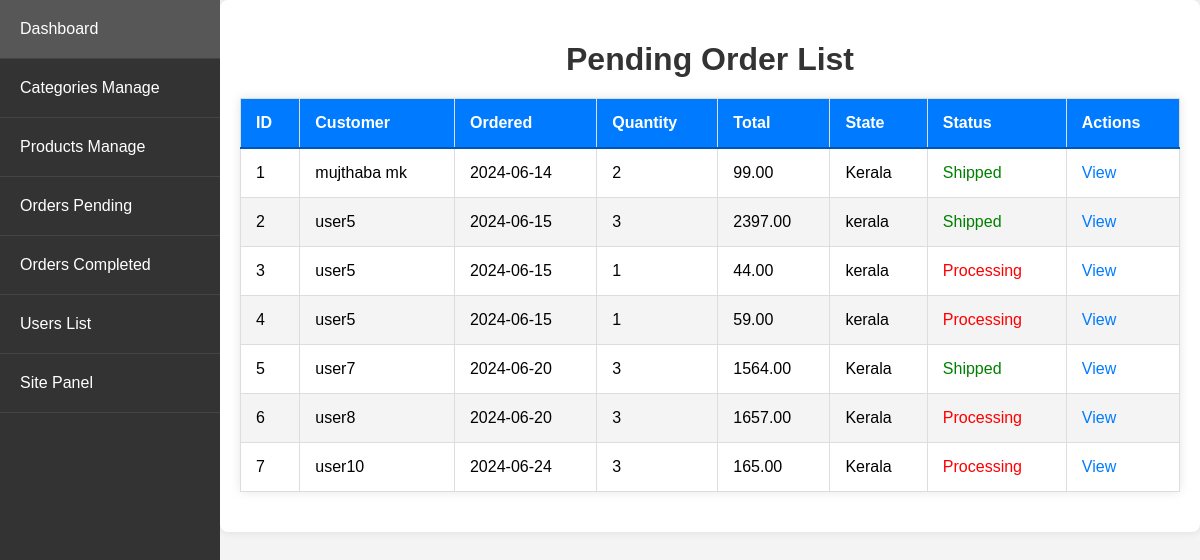
Before: /admin_app/admin_app/orders/ (signed in) with the older database file.
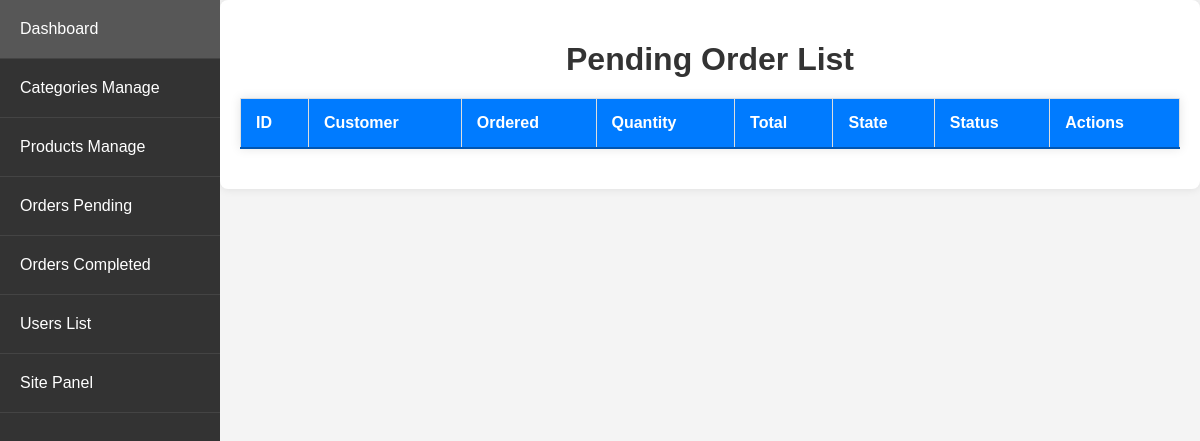
After: the same page with the newer database file.
### store/models.py (models this page shows, shortened)
class Order(models.Model):
    STATUS_CHOICES = [
        ('Processing', 'Processing'),
        ('Shipped', 'Shipped'),
        ('Delivered', 'Delivered')
    ]
    customer = models.ForeignKey(Customer, on_delete=models.SET_NULL, null=True, blank=True)
    date_ordered = models.DateTimeField(auto_now_add=True)
    complete = models.BooleanField(default=False)
    transaction_id = models.CharField(max_length=100, null=True)
    status = models.CharField(max_length=20, choices=STATUS_CHOICES, default='Processing')
    processing_time = models.DateTimeField(null=True, blank=True)
    shipped_time = models.DateTimeField(null=True, blank=True)
    delivered_time = models.DateTimeField(null=True, blank=True)
    @property
    def get_cart_total(self):
        orderitems = self.orderitem_set.all()
        total = sum([item.get_total for item in orderitems])
        return total
    @property
    def get_cart_items(self):
        orderitems = self.orderitem_set.all()
        total = sum([item.quantity for item in orderitems])
        return total

class Customer(models.Model):
    user = models.OneToOneField(User, on_delete=models.CASCADE)
    name = models.CharField(max_length=200, null=True)
    contact_number = models.CharField(max_length=12, unique=True, null=True)

class OrderItem(models.Model):
    product = models.ForeignKey(Product, on_delete=models.SET_NULL, null=True)
    order = models.ForeignKey(Order, on_delete=models.SET_NULL, null=True)
    quantity = models.IntegerField(default=0, null=True, blank=True)
    date_added = models.DateTimeField(auto_now_add=True)
    price_at_purchase = models.DecimalField(max_digits=7, decimal_places=2, null=True, blank=True)
    @property
    def get_total(self):
        if self.price_at_purchase is None:
            self.price_at_purchase = self.product.new_price
        return self.price_at_purchase * self.quantity

class ShippingAddress(models.Model):
    customer = models.ForeignKey(Customer, on_delete=models.SET_NULL, null=True)
    order = models.ForeignKey(Order, on_delete=models.SET_NULL, null=True)
    number = models.CharField(max_length=12, null=False, blank=False)
    whatsapp = models.CharField(max_length=12, null=False, blank=False)
    address = models.CharField(max_length=200, null=False)
    city = models.CharField(max_length=200, null=False)
    state = models.CharField(max_length=200, null=False)
    zipcode = models.CharField(max_length=200, null=False)
    date_added = models.DateTimeField(auto_now_add=True)

### admin_app/views.py (the view)
# urls.py: path('admin_app/orders/', views.order_list, name='order_list'),
@login_required
@user_passes_test(is_admin)
def order_list(request):
    orders = Order.objects.filter(Q(complete=True) & ~Q(status='Delivered'))
    orders_with_details = []
    for order in orders:
        shipping_address = ShippingAddress.objects.filter(order=order).first()
        total_quantity = OrderItem.objects.filter(order=order).aggregate(Sum('quantity'))['quantity__sum']
        orders_with_details.append({
            'order': order,
            'state': shipping_address.state if shipping_address else 'N/A',
            'total_quantity': total_quantity or 0
        })
    return render(request, 'admin_app/order_list.html', {'orders_with_details': orders_with_details})

### admin_app/views.py (called while the page is built)
def is_admin(user):
    return user.is_superuser

### store/context_processors.py (called while the page is built)
def menu_link(request): # this function don't wanna call to work, it's defined in setting to work
    links_list = Category.objects.annotate(
        num_products=Count('product', filter=Q(product__active=True, product__stock__gt=0))
    ).filter(num_products__gt=0).order_by('name')  # Add an order_by clause here
    paginator3 = Paginator(links_list, 8)
    try:
        page = int(request.GET.get('page', '1'))
    except:
        page = 1
    try:
        links = paginator3.page(page)
    except (InvalidPage, EmptyPage):
        links = paginator3.page(paginator3.num_pages)
    return dict(links=links)

def cart_data(request):
    data = cartData(request)
    cartItems = data['cartItems']
    return dict(cartItems=cartItems)

### store/utils.py (called while the page is built, shortened)
def cartData(request):
	if request.user.is_authenticated:
		customer = request.user.customer
		order, created = Order.objects.get_or_create(customer=customer, complete=False)
		items = order.orderitem_set.all()
		cartItems = order.get_cart_items
		total_price_difference = 0
	return {'cartItems':cartItems ,'order':order, 'items':items, 'total_price_difference':total_price_difference}

### admin_app/templates/admin_app/order_list.html (shortened to what this page needs)
{% extends 'admin_app/base_admin.html' %}
{% block content %}
<h1>Pending Order List</h1>
<table>
    <thead>
        <tr>
            <th>ID</th>
            <th>Customer</th>
            <th>Ordered</th>
            <th>Quantity</th>
            <th>Total</th>
            <th>State</th>
            <th>Status</th>
            <th>Actions</th>
        </tr>
    </thead>
    <tbody>
        {% for order_detail in orders_with_details %}
        <tr>
            <td>{{ forloop.counter }}</td>
            <td>{{ order_detail.order.customer.name }}</td>
            <td>{{ order_detail.order.date_ordered|date:"Y-m-d" }}</td>
            <td>{{ order_detail.total_quantity }}</td>
            <td>{{ order_detail.order.get_cart_total }}</td>
            <td>{{ order_detail.state }}</td>
            <td class="{% if order_detail.order.status == 'Processing' %}status-processing{% elif order_detail.order.status == 'Shipped' %}status-shipped{% endif %}">
                {{ order_detail.order.status }}
            </td>
            <td>
                <a href="{% url 'admin_app:order_view' order_detail.order.pk %}">View</a>
            </td>
        </tr>
        {% endfor %}
    </tbody>
</table>
{% endblock %}

### admin_app/templates/admin_app/base_admin.html (shortened to what this page needs)
{% load static %}
<!DOCTYPE html>
<html lang="en">
<head>
    <link rel="stylesheet" href="{% static 'CSS/admin_dashboard.css' %}">
</head>
<body>
    <div class="wrapper">
        <ul class="sidebar">
            <li style="padding: 0px;"><a style="padding: 20px;" href="{% url 'admin_app:dashboard' %}">Dashboard</a></li>
            <li style="padding: 0px;"><a style="padding: 20px;" href="{% url 'admin_app:category_list' %}">Categories Manage</a></li>
            <li style="padding: 0px;"><a style="padding: 20px;" href="{% url 'admin_app:product_list' %}">Products Manage</a></li>
            <li style="padding: 0px;"><a style="padding: 20px;" href="{% url 'admin_app:order_list' %}">Orders Pending</a></li>
            <li style="padding: 0px;"><a style="padding: 20px;" href="{% url 'admin_app:order_compleated' %}">Orders Completed</a></li>
            <li style="padding: 0px;"><a style="padding: 20px;" href="{% url 'admin_app:users_list' %}">Users List</a></li>
            <li style="padding: 0px;"><a style="padding: 20px;" href="{% url 'store_app:allProdCat' %}">Site Panel</a></li>
        </ul>
        <div class="container">
            {% block content %}
            {% endblock %}
        </div>
    </div>
</body>
</html>

### static/CSS/admin_dashboard.css (style rules this page uses)
body { font-family: Arial, sans-serif; background-color: #f4f4f4; margin: 0; padding: 0; }
.wrapper { display: flex; }
.sidebar { width: 220px; background-color: #333; padding: 0; margin: 0; list-style: none; height: 100vh; position: fixed; top: 0; left: 0; overflow-y: auto; }
.sidebar li { border-bottom: 1px solid #444; }
.sidebar a { display: block; color: white; text-decoration: none; padding: 15px 20px; transition: background 0.3s; }
.container { margin-left: 220px; padding: 20px; width: calc(100% - 220px); box-sizing: border-box; background: #fff; box-shadow: 0 0 10px rgba(0, 0, 0, 0.1); border-radius: 8px; }
h1 { text-align: center; color: #333; margin-bottom: 20px; }
table { width: 100%; border-collapse: collapse; margin-bottom: 20px; box-shadow: 0 0 10px rgba(0, 0, 0, 0.1); }
thead { background: #007bff; color: #fff; }
thead th { padding: 15px; text-align: left; border-bottom: 2px solid #0056b3; }
td, th { padding: 15px; border: 1px solid #ddd; }

Changed rows visible on the page:
removed Order: order.customer.name "mujthaba mk", order.date_ordered "2024-06-14", total_quantity "2", order.get_cart_total "99.00", state "Kerala", order.status "Shipped"
removed Order: order.customer.name "user5", order.date_ordered "2024-06-15", total_quantity "3", order.get_cart_total "2397.00", state "kerala", order.status "Shipped"
removed Order: order.customer.name "user5", order.date_ordered "2024-06-15", total_quantity "1", order.get_cart_total "44.00", state "kerala", order.status "Processing"
removed Order: order.customer.name "user5", order.date_ordered "2024-06-15", total_quantity "1", order.get_cart_total "59.00", state "kerala", order.status "Processing"
removed Order: order.customer.name "user7", order.date_ordered "2024-06-20", total_quantity "3", order.get_cart_total "1564.00", state "Kerala", order.status "Shipped"
removed Order: order.customer.name "user8", order.date_ordered "2024-06-20", total_quantity "3", order.get_cart_total "1657.00", state "Kerala", order.status "Processing"
removed Order: order.customer.name "user10", order.date_ordered "2024-06-24", total_quantity "3", order.get_cart_total "165.00", state "Kerala", order.status "Processing"
